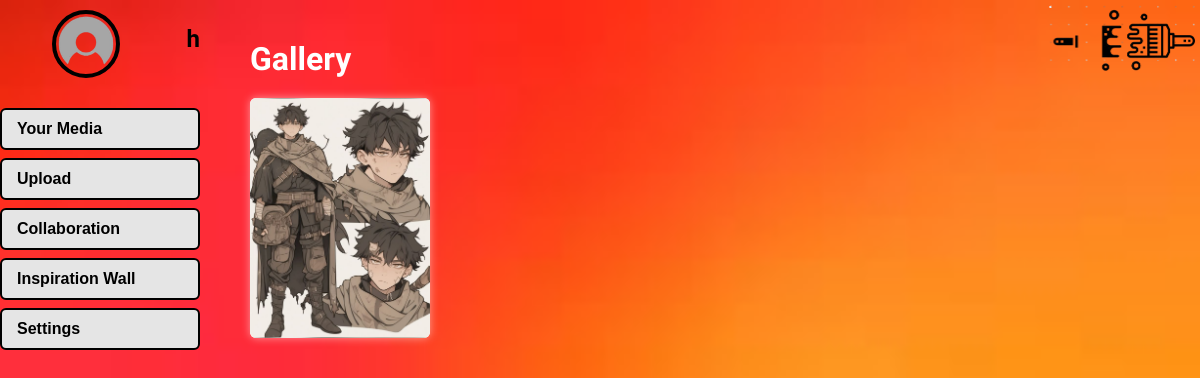
The page /main (signed in) on the database as committed earlier.
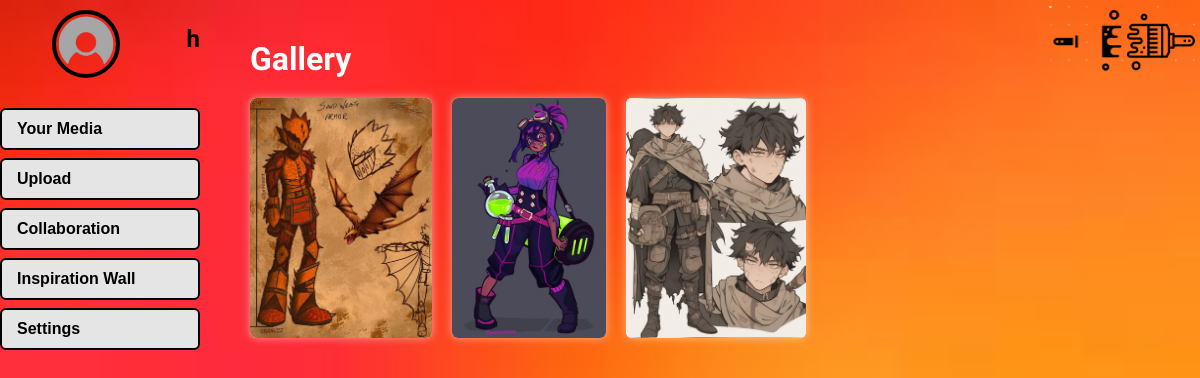
The same page on the database as committed later.
### tables this page shows
CREATE TABLE images (
            id INTEGER PRIMARY KEY AUTOINCREMENT,
            filename TEXT NOT NULL,
            uploader TEXT NOT NULL,
            privacy TEXT NOT NULL CHECK(privacy IN ('private', 'public'))
        );

### website.py (the view)
@app.route('/main')
def main():
    if 'username' not in session:
        return redirect(url_for('login'))
    username = session['username']
    conn = sqlite3.connect('users.db')
    c = conn.cursor()
    c.execute("""
        SELECT filename, uploader, privacy
        FROM images
        WHERE privacy = 'public'
        ORDER BY id DESC
    """)
    images = c.fetchall()
    conn.close()
    return render_template('main_page.html', username=username, images=images)

### templates/main_page.html (shortened to what this page needs)
<!DOCTYPE html>
<html lang="en">
<head>
    <link rel="stylesheet" href="{{ url_for('static', filename='style.css') }}">
</head>
<body>
  <header class="top-logo">
    <img src="{{ url_for('static', filename='logo_shorten_transperant.png') }}" class="logo-mini" alt="Site Logo">
  </header>
  <aside class="sidebar">
    <div class="profile-row">
      <img src="{{ url_for('static', filename='blankpfp-transperant.png') }}" class="pfp" alt="Profile Picture">
      <h2 class="username-text">{{ username }}</h2>
    </div>
    <nav class="sidebar-nav">
      <ul>
        <li><a href="/media" class="menu-button">Your Media</a></li>
        <li><a href="/upload" class="menu-button">Upload</a></li>
        <li><a href="/collaboration" class="menu-button">Collaboration</a></li>
        <li><a href="/inspiration" class="menu-button">Inspiration Wall</a></li>
        <li><a href="/settings" class="menu-button">Settings</a></li>
      </ul>
    </nav>
  </aside>
  <main class="main-content">
    <section>
      <h3 class="section-title">Gallery</h3>
      <div class="image-grid">
        {% for filename, uploader, privacy in images %}
          <img src="{{ url_for('uploaded_file', filename=filename) }}" alt="{{ filename }}">
        {% else %}
          <p>No images available.</p>
        {% endfor %}
      </div>
    </section>
  </main>
</body>
</html>

### static/style.css (style rules this page uses)
html, body { margin: 0; padding: 0; height: 100%; background-image: url('background_red.jpg'); background-size: cover; background-repeat: no-repeat; background-position: center; background-attachment: fixed; font-family: sans-serif; }
h1, h2, h3, h4, h5, h6 { font-family: 'Lily Script One', cursive; margin: 0; padding-bottom: 10px; }
.logo-mini { position: fixed; top: 75px; right: -5px; transform: rotate(90deg) scale(0.5); transform-origin: top right; height: auto; width: auto; max-width: none; }
.pfp { width: 60px; height: 60px; border: 4px solid black; border-radius: 50%; object-fit: cover; margin: 10px auto; display: block; }
.main-content { margin-left: 220px; padding: 40px 30px; }
.section-title { color: #fff; font-size: 32px; font-weight: bold; margin-bottom: 10px; font-family: 'Lily Script One', cursive; }
.image-grid { display: flex; gap: 20px; flex-wrap: wrap; margin-bottom: 40px; }
.image-grid img { width: auto; height: 240px; border-radius: 6px; box-shadow: 0 0 8px rgba(255, 255, 255, 0.5); background-color: white; }
.menu-button { display: block; padding: 10px 15px; background: #e5e5e5; border: 2px solid black; border-radius: 6px; text-decoration: none; color: black; font-weight: bold; transition: background 0.3s; }
.username-text { font-size: 24px; color: black; }
.profile-row { display: flex; align-items: center; gap: 15px; margin-bottom: 20px; }
.sidebar-nav ul { list-style: none; padding: 0; margin: 0; }
.sidebar-nav li { margin-bottom: 8px; }
.sidebar { position: fixed; top: 0; left: 0; height: 100%; width: 200px; z-index: 1000; padding-top: 0; overflow-y: auto; background: none; box-shadow: none; }

Rows that differ between the two databases and show on the page:
added images: filename (picture)
added images: filename (picture)
